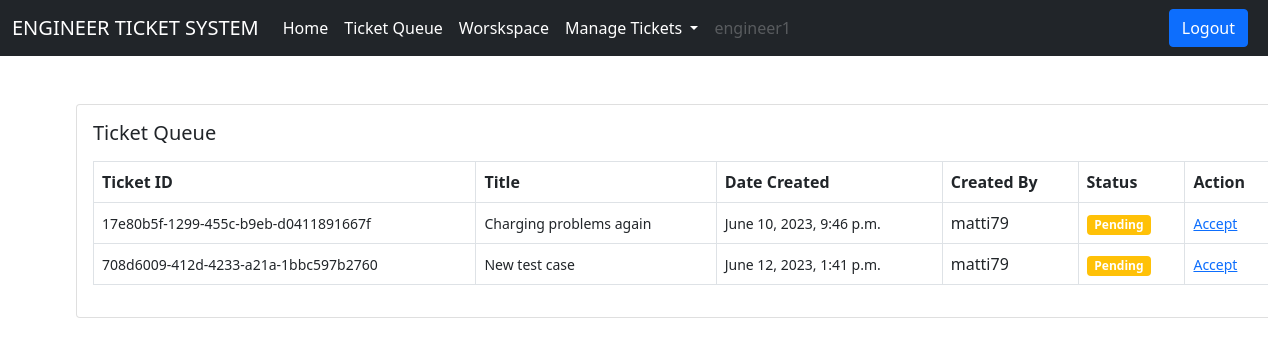
The app's page /ticket/ticket-queue/ (signed in) with its own data.
### users/models.py (models this page shows)
class User(AbstractUser):
    is_customer = models.BooleanField(default=False)
    is_engineer = models.BooleanField(default=False)
    def __str__(self):
        return self.username

### ticket/models.py (models this page shows, shortened)
class Ticket(models.Model):
    status_choices = (
        ('Active', 'Active'),
        ('Completed', 'Completed'),
        ('Pending', 'Pending')
    )
    ticket_number = models.UUIDField(default=uuid.uuid4)
    title = models.CharField(max_length=100)
    description = models.TextField()
    created_by = models.ForeignKey(User, on_delete=models.CASCADE, related_name='created_by')
    date_created = models.DateTimeField(auto_now_add=True)
    assigned_to = models.ForeignKey(User, on_delete=models.DO_NOTHING, null=True, blank=True)
    is_resolved = models.BooleanField(default=False)
    accepted_date = models.DateTimeField(null=True, blank=True)
    closed_date = models.DateTimeField(null=True, blank=True)
    ticket_status = models.CharField(max_length=15, choices=status_choices)

### ticket/views.py (the view)
# urls.py: path('ticket-queue/', views.ticket_queue, name='ticket-queue'),
@login_required
def ticket_queue(request):
    tickets = Ticket.objects.filter(ticket_status='Pending')
    context = {'tickets':tickets}
    return render(request, 'ticket/ticket_queue.html', context)

### templates/ticket/ticket_queue.html
{% extends 'base.html' %}
{% load widget_tweaks %}
{% block content %}
<div class="card mx-auto" style="width: 76rem;">
    <div class="card-body">
        <h5 class="card-title mb-3">Ticket Queue</h5>
        <table class="table table-bordered">
            <thead>
                <tr>
                    <th scope="col">Ticket ID</th>
                    <th scope="col">Title</th>
                    <th scope="col">Date Created</th>
                    <th scope="col">Created By</th>
                    <th scope="col">Status</th>
                    <th scope="col">Action</th>
                </tr>
            </thead>
            <tbody>
                {% for ticket in tickets %}
                <tr>
                    <td><small>{{ticket.ticket_number}}</small></td>
                    <td><small>{{ticket.title}}</small></td>
                    <td><small>{{ticket.date_created}}</small></td>
                    <td>{{ticket.created_by}}</td>
                    {% if ticket.ticket_status == 'Active' %}
                    <td><span class="badge bg-success">Active</span></td>
                    {% elif ticket.ticket_status == 'Pending' %}
                    <td><span class="badge bg-warning">Pending</span></td>
                    {% elif ticket.ticket_status == 'Completed' %}
                    <td><span class="badge bg-danger"></span>Completed</td>
                    {% endif %}
                    <td><small><a href="{% url 'accept-ticket' ticket.pk %}">Accept<a/></small></td>
                </tr>
                {% endfor %}
            </tbody>
        </table>
    </div>
</div>
{% endblock content %}

### templates/base.html (shortened to what this page needs)
<!DOCTYPE html>
<html lang="en">
<head>
    <link href="https://cdn.jsdelivr.net/npm/bootstrap@5.0.2/dist/css/bootstrap.min.css" rel="stylesheet">
</head>
<body>
    {% if request.user.is_customer %}
    <nav class="navbar navbar-expand-lg navbar-dark bg-dark">
        <div class="container-fluid">
            <a class="navbar-brand" href="{% url 'dashboard' %}" class="nav-link active">CUSTOMER TICKET SYSTEM</a>
            <button class="navbar-toggler" type="button" data-bs-toggle="collapse"
                data-bs-target="#navbarSupportedContent" aria-controls="navbarSupportedContent" aria-expanded="false"
                aria-label="Toggle navigation">
                <span class="navbar-toggler-icon"></span>
            </button>
            <div class="collapse navbar-collapse" id="navbarSupportedContent">
                <ul class="navbar-nav me-auto mb-2 mb-lg-0">
                    <li class="nav-item">
                        <a class="nav-link active" aria-current="page" href="/">Home</a>
                    </li>
                    <li class="nav-item">
                        <a class="nav-link active" href="{% url 'create-ticket' %}">Create Ticket</a>
                    </li>
                    <li class="nav-item">
                        <a class="nav-link active" href="{% url 'all-tickets' %}">View Tickets</a>
                    </li>
                    <li class="nav-item">
                        <a class="nav-link disabled" href="#" tabindex="-1" aria-disabled="true">{{request.user.username}}</a>
                    </li>
                </ul>
                <!--<form class="d-flex ms-2">
                    <input class="form-control me-2" type="search" placeholder="Search Ticket" aria-label="Search">
                    <button class="btn btn-outline-warning me-3" type="submit">Search</button>
                </form> -->
                <a href="{% url 'logout' %}" class="btn btn-primary me-2">Logout</a>
            </div>
        </div>
    </nav>
    {% elif request.user.is_engineer %}
    <nav class="navbar navbar-expand-lg navbar-dark bg-dark">
        <div class="container-fluid">
            <a class="navbar-brand" href="href="{% url 'dashboard' %}" class="nav-link active"">ENGINEER TICKET SYSTEM</a>
            <div class="collapse navbar-collapse" id="navbarSupportedContent">
                <ul class="navbar-nav me-auto mb-2 mb-lg-0">
                    <li class="nav-item">
                        <a class="nav-link active" aria-current="page" href="/">Home</a>
                    </li>
                    <li class="nav-item">
                        <a class="nav-link active" href="{% url 'ticket-queue' %}">Ticket Queue</a>
                    </li>
                    <li class="nav-item">
                        <a class="nav-link active" href="{% url 'workspace' %}">Worskspace</a>
                    </li>
                    <li class="nav-item dropdown">
                        <a class="nav-link dropdown-toggle active" href="#" id="navbarDropdown" role="button" data-bs-toggle="dropdown" aria-expanded="false">
                        Manage Tickets
                        </a>
                    </li>
                    <li class="nav-item">
                        <a class="nav-link disabled" href="#" tabindex="-1" aria-disabled="true">{{request.user.username}}</a>
                    </li>
                </ul>
                <a href="{% url 'logout' %}" class="btn btn-primary me-2">Logout</a>
            </div>
        </div>
    </nav>
    {% endif %}
    <div class="container mt-5">
        {% block content %}
        {% endblock content %}
    </div>
</body>
</html>

### records on screen
User: user.username "engineer1"
Ticket: ticket_number "17e80b5f-1299-455c-b9eb-d0411891667f", title "Charging problems again", date_created "June 10, 2023, 9:46 p.m.", created_by "matti79", ticket_status "Pending"
Ticket: ticket_number "708d6009-412d-4233-a21a-1bbc597b2760", title "New test case", date_created "June 12, 2023, 1:41 p.m.", created_by "matti79", ticket_status "Pending"
